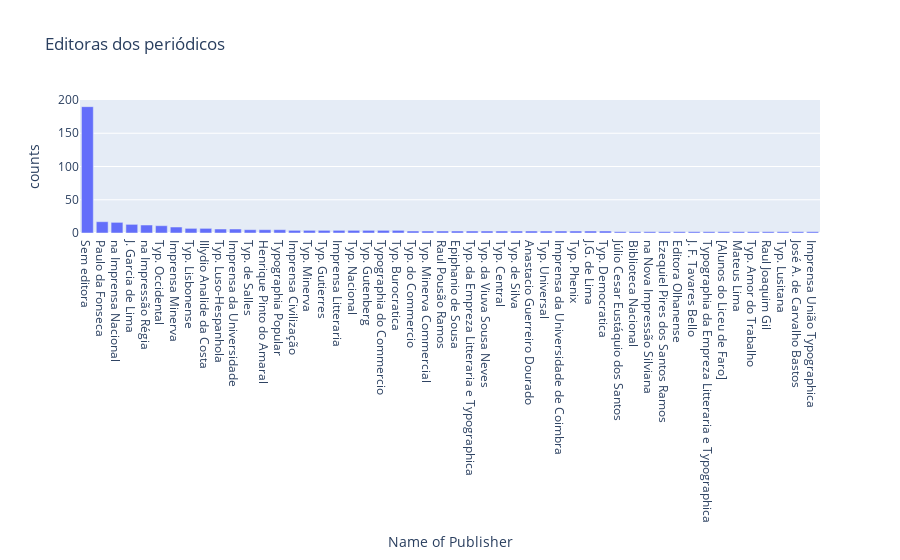

The notebook cell saved with this chart:
### Code cell
# criar um gráfico de barras com os 50 primeiros valores de editoras
fig8 = px.bar(df_publisher.head(50), x='Name of Publisher', y='counts', title='Editoras dos periódicos')
fig8.show()

### Figure 1 — Plotly figure (JSON) as saved in the notebook; plotly's stock layout.template omitted (floating-point values rounded to 4 significant figures)
{"data": [{"alignmentgroup": "True", "hovertemplate": "Name of Publisher=%{x}<br>counts=%{y}<extra></extra>", "legendgroup": "", "marker": {"color": "#636efa", "pattern": {"shape": ""}}, "name": "", "offsetgroup": "", "orientation": "v", "showlegend": false, "textposition": "auto", "type": "bar", "x": ["Sem editora", "Paulo da Fonseca", "na Imprensa Nacional", "J. Garcia de Lima", "na Impressão Régia", "Typ. Occidental", "Imprensa Minerva", "Typ. Lisbonense", "Illydio Analide da Costa", "Typ. Luso-Hespanhola", "Imprensa da Universidade", "Typ. de Salles", "Henrique Pinto do Amaral", "Typographia Popular", "Imprensa Civilização", "Typ. Minerva", "Typ. Gutierres", "Imprensa Litteraria", "Typ. Nacional", "Typ. Gutenberg", "Typographia do Commercio", "Typ. Burocratica", "Typ. do Commercio", "Typ. Minerva Commercial", "Raul Pousão Ramos", "Epiphanio de Sousa", "Typ. da Empreza Litteraria e Typographica", "Typ. da Viuva Sousa Neves", "Typ. Central", "Typ. de Silva", "Anastacio Guerreiro Dourado", "Typ. Universal", "Imprensa da Universidade de Coimbra", "Typ. Phenix", "J.G. de Lima", "Typ. Democratica", "Júlio Cesar Eustáquio dos Santos", "Biblioteca Nacional", "na Nova Impressão Silviana", "Ezequiel Pires dos Santos Ramos", "Editora Olhanense", "J. F. Tavares Bello", "Typographia da Empreza Litteraria e Typographica", "[Alunos do Liceu de Faro]", "Mateus Lima", "Typ. Amor do Trabalho", "Raul Joaquim Gil", "Typ. Lusitana", "José A. de Carvalho Bastos", "Imprensa União Typographica"], "xaxis": "x", "y": [190, 17, 16, 13, 12, 11, 9, 7, 7, 6, 6, 5, 5, 5, 4, 4, 4, 4, 4, 4, 4, 4, 3, 3, 3, 3, 3, 3, 3, 3, 3, 3, 3, 3, 3, 3, 2, 2, 2, 2, 2, 2, 2, 2, 2, 2, 2, 2, 2, 2], "yaxis": "y"}], "layout": {"barmode": "relative", "legend": {"tracegroupgap": 0}, "title": {"text": "Editoras dos periódicos"}, "xaxis": {"anchor": "y", "domain": [0, 1], "title": {"text": "Name of Publisher"}}, "yaxis": {"anchor": "x", "domain": [0, 1], "title": {"text": "counts"}}}}
